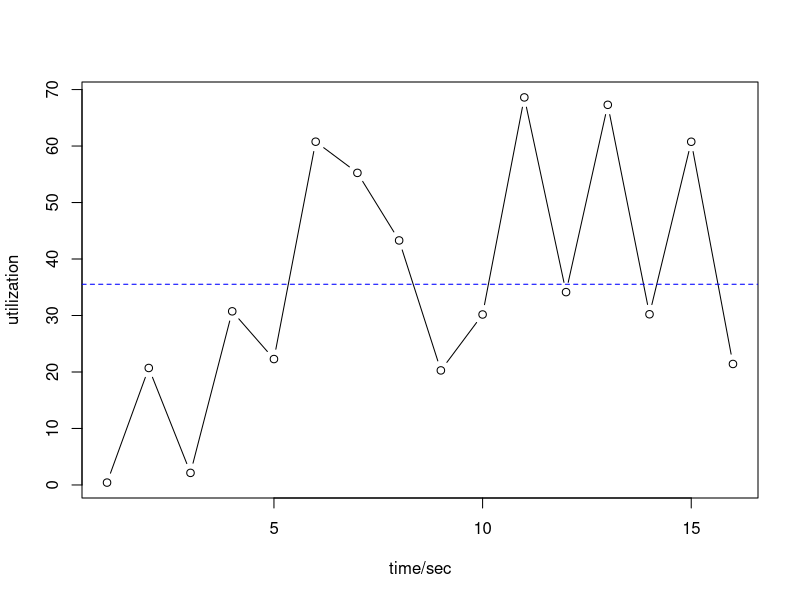

Source code (R):
perf_data <- read.table('raw_stats.dat',TRUE)
plot(100-(perf_data[,'X.idle']), type='b', xlab='time/sec', ylab='utilization')
u_i <- mean(100-perf_data[,'X.idle'])
X_0 <- 94
cat ('u_i is ', u_i, '\n')
cat ('service demand is: ',  u_i/X_0, ' seconds per transaction\n')
abline(u_i,0,lty=2,col="blue")
